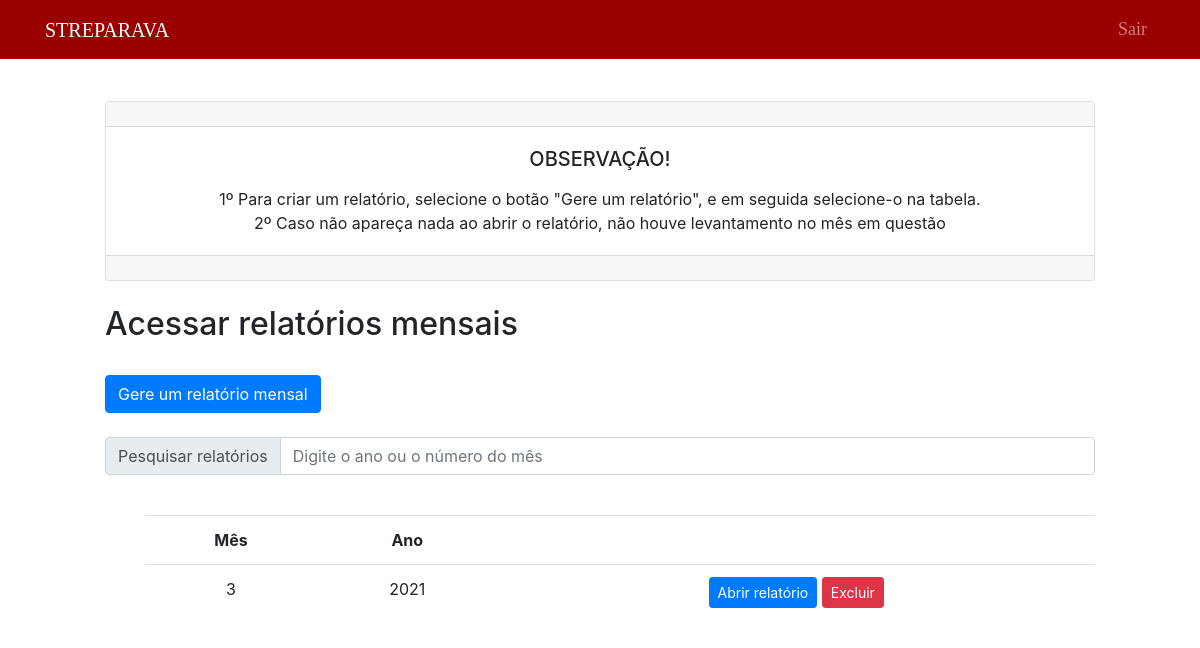
The app's page /public/relatorioMes/listRelatorio.php (signed in), older data.
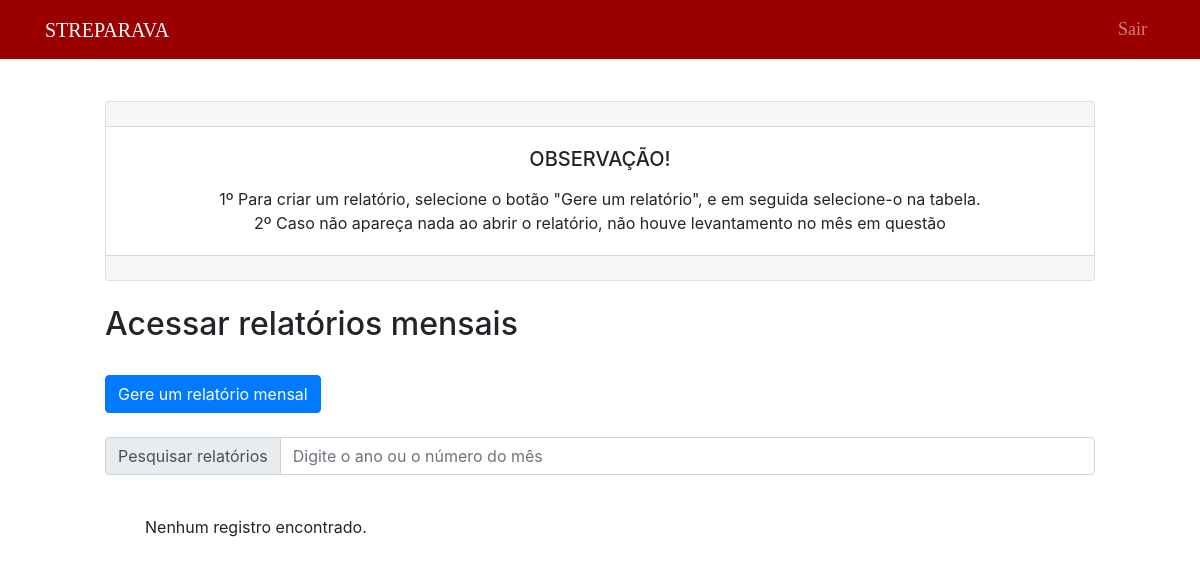
The same page, newer data.
### tables this page shows
CREATE TABLE `relatoriomes` (
  `id_relatorio` int(11) NOT NULL,
  `mes` int(11) NOT NULL,
  `ano` int(11) NOT NULL
);

### public/relatorioMes/listRelatorioNoSearch.php (the view, shortened to what this page needs)
<?php
    include("../../data/connection.php");
    $sql = "SELECT *  FROM relatoriomes";
    $dadosRelatorio = $connection -> query($sql);
    if($dadosRelatorio -> num_rows > 0)
    {
    ?>
    <div style="margin-left: 100px; margin-right: 100px;">
        <br>
        <table class="table" style="text-align: center;">
            <tr>
                <th>Mês</th>
                <th>Ano</th>
                <th></th>
            </tr>
            <?php
                while($exibir = $dadosRelatorio -> fetch_assoc())
                {
                ?>
                    <tr>
                        <td><?php echo $exibir["mes"] ?></td>
                        <td><?php echo $exibir["ano"] ?></td>
                        <td>
                            <button type="button" class="btn btn-primary btn-sm">
                                <a href="exibeRelatorio.php?mes=<?php echo $exibir["mes"]?> & ano=<?php echo $exibir["ano"]?>" style="text-decoration: none; color: white">Abrir relatório</a>
                            </button>
                            <button type="submit" class="btn btn-danger btn-sm" formmethod="post">
                                 <a href="deleteRelatorio.php?id=<?php echo $exibir["id_relatorio"]?>" style="text-decoration: none; color: white"> Excluir </a>
                            </button>
                        </td>
                    </tr>
                <?php
                    }
                ?>
        </table>
    </div>
    <br>
    <br>
<?php
    }
    else
    {
        ?>
        <br>
        <div style="margin-left: 100px; margin-right: 100px;">
        <?php
        echo "Nenhum registro encontrado.";
    }
?>
    </div>

Row changes from the older to the newer data that the page shows:
removed relatoriomes: mes "3", ano "2021"
Text that changed along with them:
text no longer shown: "Mês Ano"
text now shown: "Nenhum registro encontrado."
